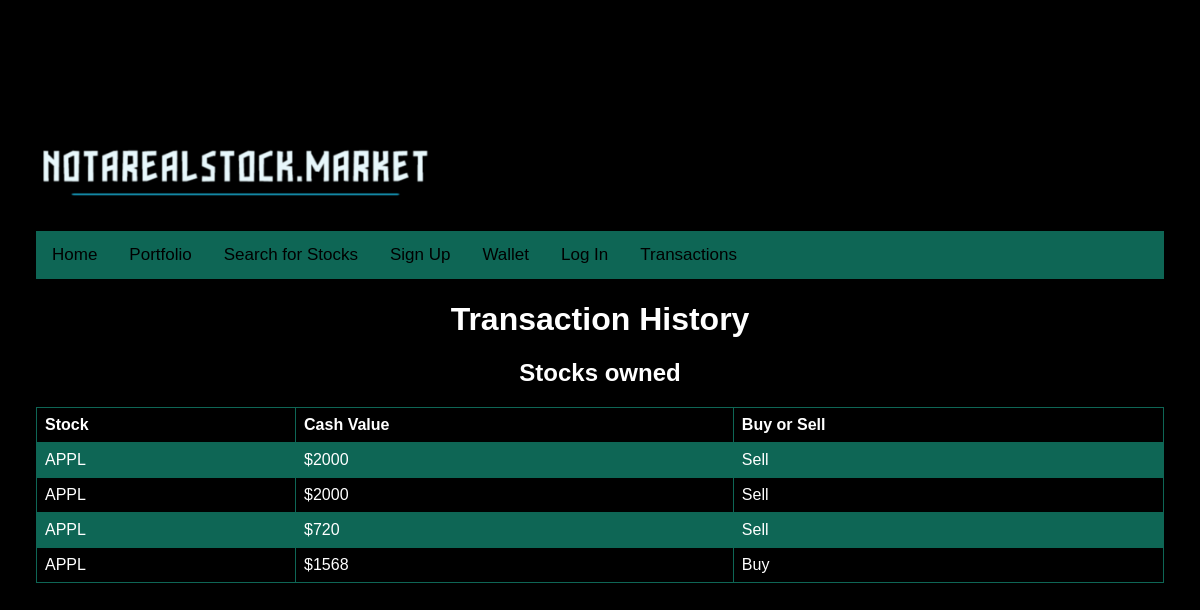
The page /transactions (signed in) on the database as committed earlier.
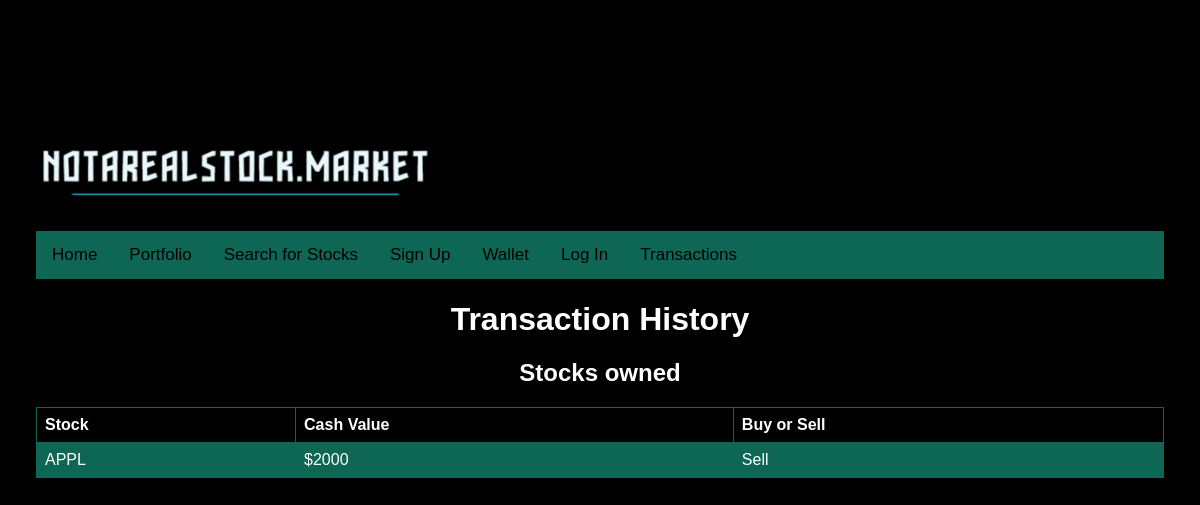
The same page on the database as committed later.
### app.py (models this page shows, shortened)
class Transactions(db.Model):
    __tablename__ = 'Transaction_Ledger'
    transactId = db.Column(db.Integer, primary_key=True, index = True)
    userId = db.Column(db.Integer, ForeignKey(User.userId))
    stockId = db.Column(db.Integer, ForeignKey(Stock.stockId))
    isWalletTransact = db.Column(db.Boolean)
    portfolioId = db.Column(db.Integer, ForeignKey(Portfolio.portfolioid))
    cashValue = db.Column(db.Integer)
    date = db.Column(db.DateTime, default=func.now())

class Stock(db.Model):
   __tablename__ = 'Stock'
   stockId = db.Column(db.Integer, primary_key=True, index=True)
   ticker = db.Column(db.String(5))
   price = db.Column(db.Float())

### app.py (the view)
@app.route("/transactions")
def transactionPage():
    user_id = session.get('user_id')
    if user_id is None:
        return redirect(url_for('login'))
    transactions = db.session.query(Transactions, Stock).join(Stock, Transactions.stockId == Stock.stockId).filter(Transactions.userId == user_id).all()
    if not transactions:
        return "No transactions for current user"
    return render_template("transactions.html", transactions=transactions)

### templates/transactions.html (shortened to what this page needs)
<div style="text-align: left;"><img src="{{ url_for('static', filename='notarealstock.png') }}" width="400"/></div>
<html>
<div class="topnav">
  <a class="active" href="/">Home</a>
  <a href="portfolio">Portfolio</a>
  <a href="searchstock">Search for Stocks</a>
  <a href="signup">Sign Up</a>
  <a href="wallet">Wallet</a>
  <a href="login-signup">Log In</a>
  <a href="transactions">Transactions</a>
</div>
</head>
<body>
<h1>Transaction History</h1>
<h2>Stocks owned</h2>
<table>
  <tr>
    <th>Stock</th>
    <th>Cash Value</th>
    <th>Buy or Sell</th>
  </tr>
  {% for transaction, stock in transactions %}
  <tr>
    <td>{{ stock.ticker }}</td>
    <td>${{ transaction.cashValue }}</td>
    <td>
      {% if transaction.isWalletTransact %}
        Buy
      {% else %}
        Sell
      {% endif %}
    </td>
  </tr>
  {% endfor %}
</table>
</body>
</html>
<html>
 </body>
 <html>
</body>
</html>
</body>
</html>
<html>
<head>
</head>

### templates/transactions.html (style rules this page uses)
* { box-sizing: border-box; }
body { margin: 0; font-family: Arial, Helvetica, sans-serif; }
.topnav { overflow: hidden; background-color: #0e6655; }
.topnav a { float: left; display: block; color: black; text-align: center; padding: 14px 16px; text-decoration: none; font-size: 17px; }
.topnav a.active { background-color: #0e6655; color: black; }
table { font-family: arial, sans-serif; border-collapse: collapse; width: 100%; }
td, th { border: 1px solid #0e6655; text-align: left; padding: 8px; }
tr:nth-child(even) { background-color: #0e6655; }
body { background-color: black; color: white; padding:10% 3% 10% 3%; text-align:center; }

Rows that differ between the two databases and show on the page:
removed Transactions: ticker "APPL", isWalletTransact "Sell"
removed Transactions: ticker "APPL", isWalletTransact "Sell"
removed Transactions: ticker "APPL", isWalletTransact "Buy"
